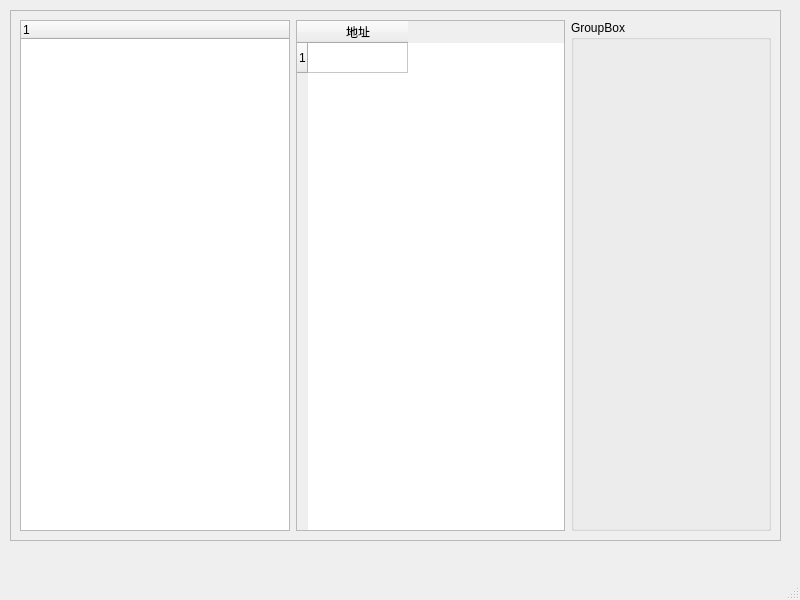
<?xml version="1.0" encoding="UTF-8"?>
<ui version="4.0">
 <class>MainWindow</class>
 <widget class="QMainWindow" name="MainWindow">
  <property name="geometry">
   <rect>
    <x>0</x>
    <y>0</y>
    <width>800</width>
    <height>600</height>
   </rect>
  </property>
  <property name="windowTitle">
   <string>MainWindow</string>
  </property>
  <widget class="QWidget" name="centralwidget">
   <widget class="QScrollArea" name="scrollArea">
    <property name="geometry">
     <rect>
      <x>10</x>
      <y>10</y>
      <width>771</width>
      <height>531</height>
     </rect>
    </property>
    <property name="widgetResizable">
     <bool>true</bool>
    </property>
    <widget class="QWidget" name="scrollAreaWidgetContents">
     <property name="geometry">
      <rect>
       <x>0</x>
       <y>0</y>
       <width>769</width>
       <height>529</height>
      </rect>
     </property>
     <layout class="QHBoxLayout" name="horizontalLayout">
      <item>
       <widget class="QTreeWidget" name="treeWidget">
        <column>
         <property name="text">
          <string notr="true">1</string>
         </property>
        </column>
       </widget>
      </item>
      <item>
       <widget class="QTableWidget" name="tableWidget">
        <property name="minimumSize">
         <size>
          <width>50</width>
          <height>50</height>
         </size>
        </property>
        <property name="maximumSize">
         <size>
          <width>500</width>
          <height>2000</height>
         </size>
        </property>
        <row>
         <property name="text">
          <string>1</string>
         </property>
        </row>
        <column>
         <property name="text">
          <string>地址</string>
         </property>
        </column>
       </widget>
      </item>
      <item>
       <widget class="QGroupBox" name="groupBox">
        <property name="minimumSize">
         <size>
          <width>200</width>
          <height>0</height>
         </size>
        </property>
        <property name="title">
         <string>GroupBox</string>
        </property>
       </widget>
      </item>
     </layout>
    </widget>
   </widget>
  </widget>
  <widget class="QMenuBar" name="menubar">
   <property name="geometry">
    <rect>
     <x>0</x>
     <y>0</y>
     <width>800</width>
     <height>23</height>
    </rect>
   </property>
  </widget>
  <widget class="QStatusBar" name="statusbar"/>
 </widget>
 <resources/>
 <connections/>
</ui>
